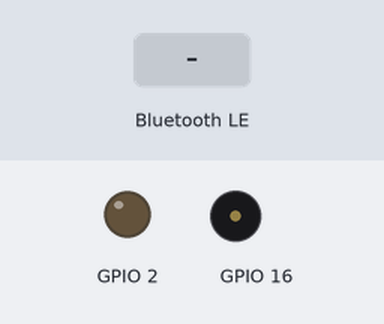
Bench run of a program on a simulated ESP32. On the bench: output pins drawn as LEDs (lit = HIGH), buzzer (waves = sounding). Inputs (shaded band) come from the test bench. Nothing arrives over Bluetooth unless stated; a phone connects over Bluetooth LE 3 s after start.

Above: at 1.2 s.
1.3 s: Bluetooth LE write "on" received
At 2.4 s:
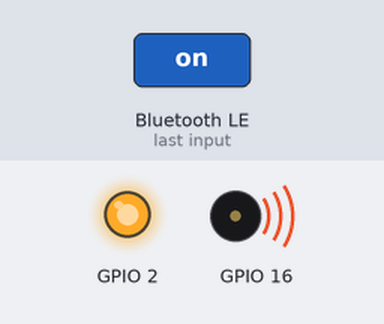
2.8 s: Bluetooth LE write "1" received
At 3.6 s:
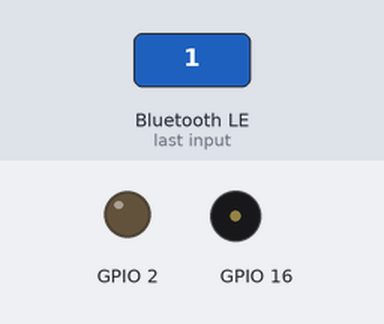
Timing chart, 0 to 5.8 s (numbered marks = the images above; inputs shaded):
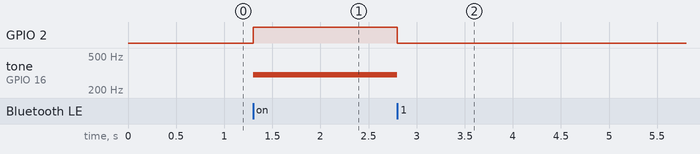

Measured:
- after the input at 1.3 s, GPIO 2: LOW → HIGH at once; tone on GPIO 16: silent → 300 Hz at once
- after the input at 2.8 s, GPIO 2: HIGH → LOW at once; tone on GPIO 16: 300 Hz → silent at once

The program:

main.cpp
```cpp
#include <Arduino.h>
#include <BLEDevice.h>
#include <BLEUtils.h>
#include <BLEServer.h>
#define SERVICE_UUID "4fafc201-1fb5-459e-8fcc-c5c9c331914b"
#define CHARACTERISTIC_UUID "beb5483e-36e1-4688-b7f5-ea07361b26a8"

BLEServer *pServer;
BLEService *pService;
BLECharacteristic *pCharacteristic;

bool advertising = false; // to flag that ble is need to be advertise again or not

bool soundPlaying = false; // to flag sound is playing or not

std::string bleCommand = ""; // command from onWrite is stored at this variable

// to get elapsed time from sound is played.
unsigned long startTime = millis();
unsigned long elapsedTime = millis();
// put function declarations here:
void startAdvertisingTask();

class MyServerCallback : public BLEServerCallbacks
{
  void onDisconnect(BLEServer *pServer)
  {
    startAdvertisingTask();
  }
};

class MyCharacteristicCallback : public BLECharacteristicCallbacks
{
  void onWrite(BLECharacteristic *pCharacteristic, esp_ble_gatts_cb_param_t *param)
  {
    // save the command from onWrite to bleCommand
    startTime = millis();
    std::string value = pCharacteristic->getValue();
    bleCommand = value.c_str();
    if (bleCommand == "on")
    {
      tone(16, 300);
      digitalWrite(BUILTIN_LED, HIGH);
    }
    else
    {
      noTone(16);
      digitalWrite(BUILTIN_LED, LOW);
    }
  }
};

void setup()
{
  // lowering the cpu freq
  setCpuFrequencyMhz(80);

  // define buzzer pinout
  pinMode(BUILTIN_LED, OUTPUT);
  pinMode(16, OUTPUT);
  // initiate a sound

  // define your ble name at here
  BLEDevice::init("Keychain Yusuf");
  pServer = BLEDevice::createServer();
  pService = pServer->createService(SERVICE_UUID);

  pCharacteristic = pService->createCharacteristic(
      CHARACTERISTIC_UUID,
      BLECharacteristic::PROPERTY_WRITE | BLECharacteristic::PROPERTY_NOTIFY | BLECharacteristic::PROPERTY_WRITE_NR);
  pCharacteristic->setCallbacks(new MyCharacteristicCallback());

  pService->start();
  pServer->setCallbacks(new MyServerCallback());
  startAdvertisingTask();
}

void startAdvertisingTask()
{
  BLEAdvertising *pAdvertising = BLEDevice::getAdvertising();
  pAdvertising->addServiceUUID(SERVICE_UUID);
  pAdvertising->setScanResponse(true);
  pAdvertising->setMinPreferred(0x06); // functions that help with iPhone connections issue
  pAdvertising->setMinPreferred(0x12);

  BLEDevice::startAdvertising();
  advertising = true;
}
void loop()
{
}
```
